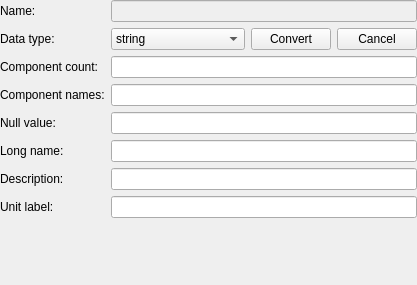
<?xml version="1.0" encoding="UTF-8"?>
<ui version="4.0">
 <class>qSlicerTableColumnPropertiesWidget</class>
 <widget class="qSlicerWidget" name="qSlicerTableColumnPropertiesWidget">
  <property name="geometry">
   <rect>
    <x>0</x>
    <y>0</y>
    <width>384</width>
    <height>285</height>
   </rect>
  </property>
  <property name="sizePolicy">
   <sizepolicy hsizetype="Preferred" vsizetype="Preferred">
    <horstretch>0</horstretch>
    <verstretch>0</verstretch>
   </sizepolicy>
  </property>
  <property name="windowTitle">
   <string>Place markups</string>
  </property>
  <layout class="QFormLayout" name="formLayout_2">
   <property name="fieldGrowthPolicy">
    <enum>QFormLayout::AllNonFixedFieldsGrow</enum>
   </property>
   <property name="leftMargin">
    <number>0</number>
   </property>
   <property name="topMargin">
    <number>0</number>
   </property>
   <property name="rightMargin">
    <number>0</number>
   </property>
   <property name="bottomMargin">
    <number>0</number>
   </property>
   <item row="1" column="0">
    <widget class="QLabel" name="NameLabel">
     <property name="text">
      <string>Name:</string>
     </property>
    </widget>
   </item>
   <item row="1" column="1">
    <widget class="QLineEdit" name="NameLineEdit">
     <property name="enabled">
      <bool>false</bool>
     </property>
     <property name="readOnly">
      <bool>true</bool>
     </property>
    </widget>
   </item>
   <item row="2" column="0">
    <widget class="QLabel" name="DataTypeLabel">
     <property name="text">
      <string>Data type:</string>
     </property>
    </widget>
   </item>
   <item row="2" column="1">
    <layout class="QHBoxLayout" name="horizontalLayout">
     <item>
      <widget class="QComboBox" name="DataTypeComboBox">
       <item>
        <property name="text">
         <string>string</string>
        </property>
       </item>
       <item>
        <property name="text">
         <string>double</string>
        </property>
       </item>
       <item>
        <property name="text">
         <string>int</string>
        </property>
       </item>
       <item>
        <property name="text">
         <string>bit</string>
        </property>
       </item>
       <item>
        <property name="text">
         <string>float</string>
        </property>
       </item>
       <item>
        <property name="text">
         <string>char</string>
        </property>
       </item>
       <item>
        <property name="text">
         <string>signed char</string>
        </property>
       </item>
       <item>
        <property name="text">
         <string>short</string>
        </property>
       </item>
       <item>
        <property name="text">
         <string>long long</string>
        </property>
       </item>
       <item>
        <property name="text">
         <string>__int64</string>
        </property>
       </item>
       <item>
        <property name="text">
         <string>idtype</string>
        </property>
       </item>
       <item>
        <property name="text">
         <string>unsigned char</string>
        </property>
       </item>
       <item>
        <property name="text">
         <string>unsigned short</string>
        </property>
       </item>
       <item>
        <property name="text">
         <string>unsigned int</string>
        </property>
       </item>
       <item>
        <property name="text">
         <string>unsigned long</string>
        </property>
       </item>
       <item>
        <property name="text">
         <string>unsigned long long</string>
        </property>
       </item>
       <item>
        <property name="text">
         <string>unsigned __int64</string>
        </property>
       </item>
      </widget>
     </item>
     <item>
      <widget class="QPushButton" name="ApplyTypeChangeButton">
       <property name="text">
        <string>Convert</string>
       </property>
      </widget>
     </item>
     <item>
      <widget class="QPushButton" name="CancelTypeChangeButton">
       <property name="text">
        <string>Cancel</string>
       </property>
      </widget>
     </item>
    </layout>
   </item>
   <item row="5" column="0">
    <widget class="QLabel" name="NullValueLabel">
     <property name="text">
      <string>Null value:</string>
     </property>
    </widget>
   </item>
   <item row="5" column="1">
    <widget class="QLineEdit" name="NullValueLineEdit"/>
   </item>
   <item row="6" column="0">
    <widget class="QLabel" name="LongNameLabel">
     <property name="text">
      <string>Long name:</string>
     </property>
    </widget>
   </item>
   <item row="6" column="1">
    <widget class="QLineEdit" name="LongNameLineEdit"/>
   </item>
   <item row="7" column="0">
    <widget class="QLabel" name="DescriptionLabel">
     <property name="text">
      <string>Description:</string>
     </property>
    </widget>
   </item>
   <item row="7" column="1">
    <widget class="QLineEdit" name="DescriptionLineEdit"/>
   </item>
   <item row="8" column="0">
    <widget class="QLabel" name="UnitLabelLabel">
     <property name="text">
      <string>Unit label:</string>
     </property>
    </widget>
   </item>
   <item row="8" column="1">
    <widget class="QLineEdit" name="UnitLabelLineEdit"/>
   </item>
   <item row="3" column="0">
    <widget class="QLabel" name="ComponentCountLabel">
     <property name="text">
      <string>Component count:</string>
     </property>
    </widget>
   </item>
   <item row="3" column="1">
    <widget class="QLineEdit" name="ComponentCountLineEdit">
     <property name="readOnly">
      <bool>true</bool>
     </property>
    </widget>
   </item>
   <item row="4" column="1">
    <widget class="QLineEdit" name="ComponentNamesLineEdit">
     <property name="readOnly">
      <bool>true</bool>
     </property>
    </widget>
   </item>
   <item row="4" column="0">
    <widget class="QLabel" name="ComponentNamesLabel">
     <property name="text">
      <string>Component names:</string>
     </property>
    </widget>
   </item>
  </layout>
  <action name="ActionPersistent">
   <property name="checkable">
    <bool>true</bool>
   </property>
   <property name="text">
    <string>Place multiple markups</string>
   </property>
   <property name="toolTip">
    <string>Place multiple markups</string>
   </property>
  </action>
  <action name="ActionDeleteAll">
   <property name="icon">
    <iconset>
     <normaloff>:/Icons/MarkupsDeleteAllRows.png</normaloff>:/Icons/MarkupsDeleteAllRows.png</iconset>
   </property>
   <property name="text">
    <string>Delete all markups</string>
   </property>
   <property name="toolTip">
    <string>Delete all markups in the list</string>
   </property>
  </action>
  <action name="ActionVisibility">
   <property name="icon">
    <iconset resource="../../../../../../Base/QTGUI/Resources/qSlicerBaseQTGUI.qrc">
     <normaloff>:/Icons/Small/SlicerInvisible.png</normaloff>
     <normalon>:/Icons/Small/SlicerVisible.png</normalon>:/Icons/Small/SlicerInvisible.png</iconset>
   </property>
   <property name="text">
    <string>Visibility</string>
   </property>
   <property name="toolTip">
    <string>Toggle markups visibility</string>
   </property>
  </action>
  <action name="ActionLocked">
   <property name="icon">
    <iconset resource="../../../../../../Base/QTGUI/Resources/qSlicerBaseQTGUI.qrc">
     <normaloff>:/Icons/Small/SlicerUnlock.png</normaloff>
     <normalon>:/Icons/Small/SlicerLock.png</normalon>:/Icons/Small/SlicerUnlock.png</iconset>
   </property>
   <property name="text">
    <string>Locked</string>
   </property>
   <property name="toolTip">
    <string>Toggle markup point positions lock</string>
   </property>
  </action>
 </widget>
 <customwidgets>
  <customwidget>
   <class>qSlicerWidget</class>
   <extends>QWidget</extends>
   <header>qSlicerWidget.h</header>
   <container>1</container>
  </customwidget>
 </customwidgets>
 <resources>
  <include location="../../../../../../Libs/MRML/Widgets/Resources/qMRMLWidgets.qrc"/>
  <include location="../../../Resources/qSlicerTablesModule.qrc"/>
  <include location="../../../../../../Base/QTGUI/Resources/qSlicerBaseQTGUI.qrc"/>
 </resources>
 <connections/>
</ui>
